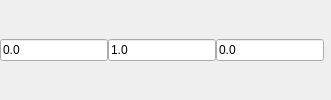
                                                            <widget class="QWidget" name="worldUpVector_valueWidget"
                                                                    native="true">
                                                                <layout class="QHBoxLayout"
                                                                        name="maintainOffset_valueWidgets">
                                                                    <property name="spacing">
                                                                        <number>0</number>
                                                                    </property>
                                                                    <property name="margin">
                                                                        <number>0</number>
                                                                    </property>
                                                                    <item>
                                                                        <layout class="QGridLayout"
                                                                                name="gridLayout_10">
                                                                            <item row="0" column="1">
                                                                                <widget class="QLineEdit"
                                                                                        name="worldUpVectory_lineEdit">
                                                                                    <property name="text">
                                                                                        <string>1.0</string>
                                                                                    </property>
                                                                                </widget>
                                                                            </item>
                                                                            <item row="0" column="2">
                                                                                <widget class="QLineEdit"
                                                                                        name="worldUpVectorz_lineEdit">
                                                                                    <property name="text">
                                                                                        <string>0.0</string>
                                                                                    </property>
                                                                                </widget>
                                                                            </item>
                                                                            <item row="0" column="0">
                                                                                <widget class="QLineEdit"
                                                                                        name="worldUpVectorx_lineEdit">
                                                                                    <property name="text">
                                                                                        <string>0.0</string>
                                                                                    </property>
                                                                                </widget>
                                                                            </item>
                                                                        </layout>
                                                                    </item>
                                                                    <item>
                                                                        <widget class="QLabel" name="label_23">
                                                                            <property name="minimumSize">
                                                                                <size>
                                                                                    <width>0</width>
                                                                                    <height>20</height>
                                                                                </size>
                                                                            </property>
                                                                            <property name="text">
                                                                                <string/>
                                                                            </property>
                                                                        </widget>
                                                                    </item>
                                                                </layout>
                                                            </widget>
